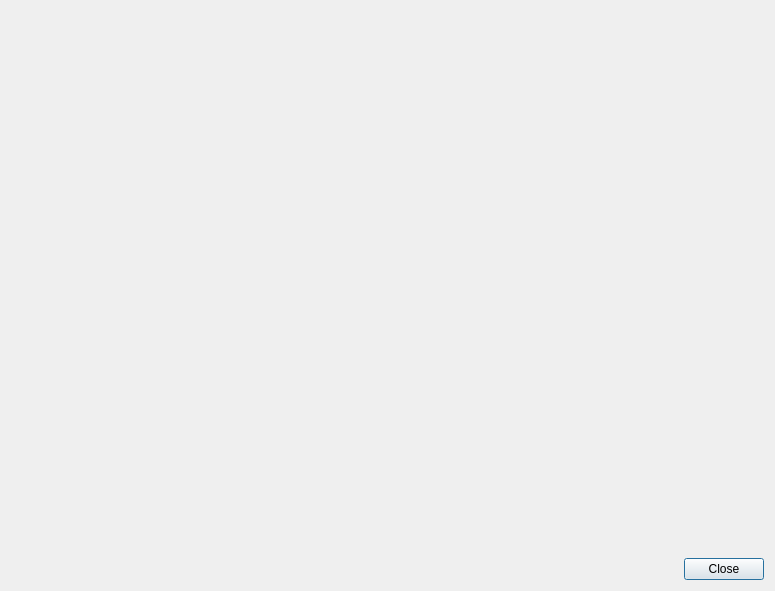
<?xml version="1.0" encoding="UTF-8"?>
<ui version="4.0">
 <class>MidiPanelDialog</class>
 <widget class="QDialog" name="MidiPanelDialog">
  <property name="geometry">
   <rect>
    <x>0</x>
    <y>0</y>
    <width>775</width>
    <height>591</height>
   </rect>
  </property>
  <property name="windowTitle">
   <string>MIDI Panel</string>
  </property>
  <property name="windowIcon">
   <iconset resource="images.qrc">
    <normaloff>:/Images/Control Panel.png</normaloff>:/Images/Control Panel.png</iconset>
  </property>
  <layout class="QVBoxLayout" name="verticalLayout">
   <item>
    <layout class="QGridLayout" name="theGrid">
     <item row="0" column="0">
      <spacer name="verticalSpacer">
       <property name="orientation">
        <enum>Qt::Vertical</enum>
       </property>
       <property name="sizeHint" stdset="0">
        <size>
         <width>20</width>
         <height>40</height>
        </size>
       </property>
      </spacer>
     </item>
    </layout>
   </item>
   <item>
    <layout class="QHBoxLayout" name="horizontalLayout">
     <item>
      <spacer name="horizontalSpacer">
       <property name="orientation">
        <enum>Qt::Horizontal</enum>
       </property>
       <property name="sizeHint" stdset="0">
        <size>
         <width>40</width>
         <height>20</height>
        </size>
       </property>
      </spacer>
     </item>
     <item>
      <widget class="QPushButton" name="pushButton">
       <property name="sizePolicy">
        <sizepolicy hsizetype="Minimum" vsizetype="Maximum">
         <horstretch>0</horstretch>
         <verstretch>0</verstretch>
        </sizepolicy>
       </property>
       <property name="text">
        <string>Close</string>
       </property>
      </widget>
     </item>
    </layout>
   </item>
  </layout>
 </widget>
 <resources>
  <include location="images.qrc"/>
 </resources>
 <connections>
  <connection>
   <sender>pushButton</sender>
   <signal>clicked()</signal>
   <receiver>MidiPanelDialog</receiver>
   <slot>accept()</slot>
   <hints>
    <hint type="sourcelabel">
     <x>702</x>
     <y>570</y>
    </hint>
    <hint type="destinationlabel">
     <x>772</x>
     <y>566</y>
    </hint>
   </hints>
  </connection>
 </connections>
</ui>
